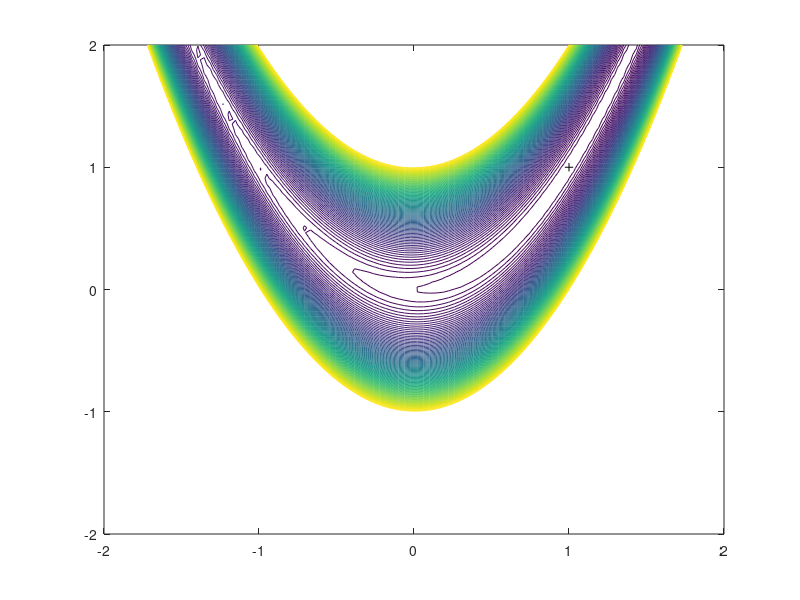

Write MATLAB code to recreate this figure. (Note: this script raises an error after producing the figure.)
clear;
clc; 
clf;
close all;

f = @(x) rosenbrock(x); 
GlobalMin = [1,1];
x_0=[-1;-1];
grad = @(x) rosenbrock_grad(x);
 
[X,Y]=meshgrid(linspace(-2,2),linspace(-2,2));
for i=1:100
    for j=1:100
        Z(i,j) = f([X(i,j),Y(i,j)]);
    end
end
contour(X,Y,Z,0:100); 
hold on;
plot(GlobalMin(1),GlobalMin(2),"k+")
iterace = 1000;

epsion = 1e-4;
x_C = CyclicCoordinateDescentWithAccelerationStep(f,x_0,epsion,iterace);

alfa =1;
epsion = 1e-6;
%x_H = HookeJeeves(f,x_0,alfa,epsion,iterace);

epsion = 1e-6;
S=[-1 -0.8 -0.5 ; -1 -0.8 -1];
%x_N = NelderMead(f,S,epsion,iterace);

epsion = 1e-2;
%x_Q=QuasiNewton(f,grad,x_0,epsion,iterace);
